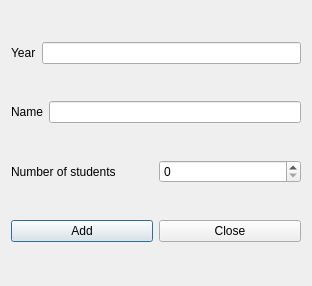
<?xml version="1.0" encoding="UTF-8"?>
<ui version="4.0">
 <class>AddStudentsGroupForm_template</class>
 <widget class="QDialog" name="AddStudentsGroupForm_template">
  <property name="geometry">
   <rect>
    <x>0</x>
    <y>0</y>
    <width>312</width>
    <height>286</height>
   </rect>
  </property>
  <property name="windowTitle">
   <string extracomment="This is the title of the dialog to add a students group">Add students group</string>
  </property>
  <layout class="QGridLayout" name="gridLayout">
   <item row="0" column="0">
    <layout class="QHBoxLayout" name="horizontalLayout">
     <item>
      <widget class="QLabel" name="yearTextLabel">
       <property name="text">
        <string>Year</string>
       </property>
       <property name="wordWrap">
        <bool>false</bool>
       </property>
      </widget>
     </item>
     <item>
      <widget class="QLineEdit" name="yearNameLineEdit">
       <property name="readOnly">
        <bool>true</bool>
       </property>
      </widget>
     </item>
    </layout>
   </item>
   <item row="1" column="0">
    <layout class="QHBoxLayout" name="horizontalLayout_2">
     <item>
      <widget class="QLabel" name="nameTextLabel">
       <property name="text">
        <string>Name</string>
       </property>
       <property name="wordWrap">
        <bool>false</bool>
       </property>
      </widget>
     </item>
     <item>
      <widget class="QLineEdit" name="nameLineEdit"/>
     </item>
    </layout>
   </item>
   <item row="2" column="0">
    <layout class="QHBoxLayout" name="horizontalLayout_3">
     <item>
      <widget class="QLabel" name="numberTextLabel">
       <property name="text">
        <string>Number of students</string>
       </property>
       <property name="wordWrap">
        <bool>false</bool>
       </property>
      </widget>
     </item>
     <item>
      <widget class="QSpinBox" name="numberSpinBox">
       <property name="minimum">
        <number>0</number>
       </property>
       <property name="maximum">
        <number>1000</number>
       </property>
       <property name="value">
        <number>0</number>
       </property>
      </widget>
     </item>
    </layout>
   </item>
   <item row="3" column="0">
    <layout class="QHBoxLayout" name="horizontalLayout_4">
     <item>
      <widget class="QPushButton" name="addStudentsGroupPushButton">
       <property name="text">
        <string>Add</string>
       </property>
      </widget>
     </item>
     <item>
      <widget class="QPushButton" name="closePushButton">
       <property name="text">
        <string>Close</string>
       </property>
      </widget>
     </item>
    </layout>
   </item>
  </layout>
 </widget>
 <layoutdefault spacing="6" margin="11"/>
 <resources/>
 <connections/>
</ui>
